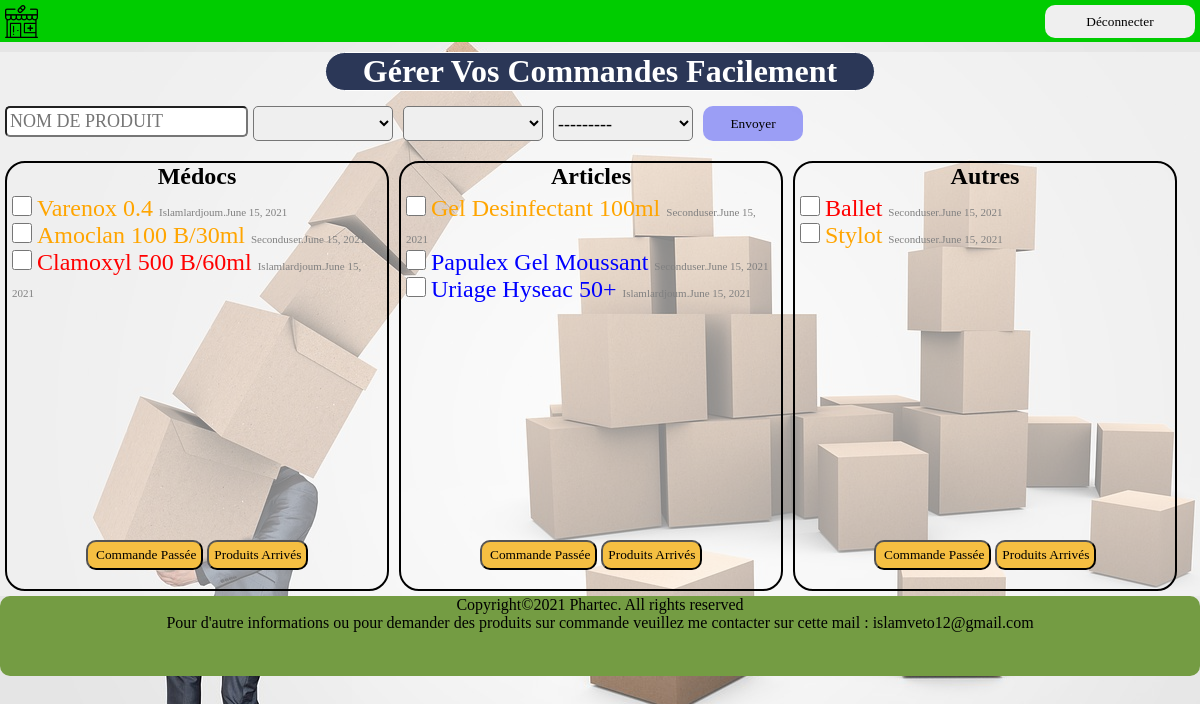
Page /orders/ (signed in) on the committed database.
### orders/models.py (models this page shows)
class Commande(models.Model):
	creation_date = models.DateField(auto_now_add=True)
	product = models.CharField(max_length=250)
	productype = models.CharField(max_length=100)
	username = models.ForeignKey(User, on_delete=models.CASCADE)
	tags = models.CharField(max_length=100)
	completed = models.BooleanField(default= False)

### orders/views.py (the view, shortened to what this page needs)
# urls.py: path('orders/', easyCmd, name="easycmd"),
@login_required(login_url='login')
def easyCmd(request):
	get_mdc = Commande.objects.filter(productype='Médicament').order_by('creation_date')
	get_art = Commande.objects.filter(productype='Article').order_by('creation_date')
	get_other = Commande.objects.filter(productype='Autres').order_by('creation_date')
	form = CmdForm(request.POST or None)
	context = {
	'mdcs' : get_mdc,'form' : form, 'arts': get_art,'autres' : get_other
	}
	return render(request,'index.html',context)

### orders/forms.py
class CmdForm(forms.ModelForm):
	class Meta:
		model = Commande
		fields = ['product','productype','tags','username']
		CTR_CHOICES = (
			('', ''),
			('Médicament','Médicament'),
			('Article','Article'),
			('Autres','Autres'))
		TAG_CHOICES = (
			('',''),
			('Rupture','Rupture'),
			('Faible','Faible'),
			('Ord','Ord')
			)
		labels = {
			'product':('Nom de produit'),
			'productype' : ('Le type de produit'),
			'tags' : ('Tager le produit'),
			'username' : ('Le Nom d\'utilisateur')
		}
		widgets = {
			'product': forms.TextInput(attrs={
			'id' : 'product',
			'class' : 'form-control ',
			'placeholder': 'Nom de Produit',
			'autofocus': 'True'
			}),
			'productype' : forms.Select(choices= CTR_CHOICES, attrs = {
				'id' : 'type',
				'class' : 'form-control ',
				'placeholder': 'Type De Produit'
				}),
			'tags' : forms.Select(choices= TAG_CHOICES, attrs={
				'id' : 'tag',
				'class' : 'form-control ',
				'placeholder': 'Tag de Produit'
				}),
			'username' : forms.Select(attrs = {
				'id' : 'user',
				'class' : 'form-control ',
				'placeholder': "Nom d'Utilisateur"
				})
		}

### orders/templates/index.html (shortened to what this page needs)
{% load static %}
<!DOCTYPE html>
<html>
<head>
	<link rel="stylesheet" type="text/css" href="{% static '/css/main.css'%}">
</head>
<body >
	<nav>
		<img src="{% static '/img/phi.png' %}" alt="pharmacy icon">
		<a href="{% url 'logout' %}"><button id="btn">Déconnecter</button></a>
	</nav>
	<div id="body">
		<div id="h1"><h1>Gérer Vos Commandes Facilement</h1> </div>
		<div id="form" class="form">
			<form method="POST" action="">{% csrf_token%}
			{{form.as_p}}
			<input type="submit" name="send" value="Envoyer" id="validbtn">
			</form>
		</div>
		<div id="container" class="container">
			<div id="medicament-container" class="medicament-container">
				<h2>Médocs</h2>
				<form id="medicament-form" class="medicament-form" method="POST" action="manage/">{% csrf_token %}
					<div id="mdc" class="mdc">
						{% for mdc in mdcs%}
							{% if mdc.completed == True %}
								<label class="{{mdc.tags}} done">
								<input type="checkbox" value="{{mdc.product}}" name="checks"   id="{{mdc.id}}">{{mdc.product}} <span class="sub">{{mdc.username}}.{{mdc.creation_date}} </span>
								</label><br>
							{% else %}
								<label class="{{mdc.tags}}">
								<input type="checkbox" value="{{mdc.product}}" name="checks"   id="{{mdc.id}}">{{mdc.product}} <span class="sub">{{mdc.username}}.{{mdc.creation_date}} </span>
								</label><br>
							{% endif %}
						{% endfor %}
					</div>
					<input type="submit" name="cmd" value=" Commande Passée" class="vbtn">
					<input type="submit" name="arr" value="Produits Arrivés" class="vbtn">
				</form>
			</div>
			<div id="article-container" class="article-container">
				<h2>Articles</h2>
				<form id="article-form" class="article-form" method="POST" action="manage/">{% csrf_token %}
					<div id="art" class="art">
						{% for art in arts%}
							{% if art.completed == True %}
								<label class="{{art.tags}} done">
								<input type="checkbox" value="{{art.product}}" name="checks"   id="{{art.id}}">{{art.product}} <span class="sub">{{art.username}}.{{art.creation_date}} </span>
								</label><br>
							{% else %}
								<label class="{{art.tags}}">
								<input type="checkbox" value="{{art.product}}" name="checks"   id="{{art.id}}">{{art.product}} <span class="sub">{{art.username}}.{{art.creation_date}} </span>
								</label><br>
							{% endif %}
						{% endfor %}
					</div>
					<input type="submit" name="cmd" value=" Commande Passée" class="vbtn">
					<input type="submit" name="arr" value="Produits Arrivés" class="vbtn">
				</form>
			</div>
			<div id="other-container" class="other-container">
				<h2>Autres</h2>
				<form id="other-form" class="other-form" method="POST" action="manage/">{% csrf_token %}
					<div id="other" class="other">
						{% for autre in autres%}
							{% if autre.completed == True %}
								<label class="{{autre.tags}} done">
								<input type="checkbox" value="{{autre.product}}" name="checks"   id="{{autre.id}}">{{autre.product}} <span class="sub">{{autre.username}}.{{autre.creation_date}} </span>
								</label><br>
							{% else %}
								<label class="{{autre.tags}}">
								<input type="checkbox" value="{{autre.product}}" name="checks"   id="{{autre.id}}">{{autre.product}} <span class="sub">{{autre.username}}.{{autre.creation_date}} </span>
								</label><br>
							{% endif%}
						{% endfor %}
					</div>
					<input type="submit" name="cmd" value=" Commande Passée" class="vbtn">
					<input type="submit" name="arr" value="Produits Arrivés" class="vbtn">
				</form>
			</div>
		</div>
		</div>
		<footer>
			<div class="footer">
				<p> Copyright©2021 Phartec. All rights reserved</p>
				<p>Pour d'autre informations ou pour demander des produits sur commande veuillez me contacter sur cette mail : islamveto12@gmail.com</p>
			</div>
		</footer>
</body>
</html>

### orders/static/css/main.css (style rules this page uses)
* { margin: 0; padding: 0; box-sizing: border-box; font-family: 'Baloo Tamma 2', cursive; }
body { background: url("/static/img/ph1.jpg"); height: 650px; }
#body { background-color: rgba(250, 250, 250, 0.5); }
#h1 { border: solid 1px; border-radius: 20px; background-color: #2b3757; color: white; text-align: center; width: 550px; margin: 10px auto; }
nav { background-color: #00cc00 ; height: 42px; }
img { height: 33px; margin: 5px; }
#btn { float: right; width: 150px; height: 33px; border-radius: 10px; border: none; margin: 5px; }
.form form { width: 100%; margin: 10px auto; display: flex; flex-wrap: wrap; }
#product { width: 98%; font-size: 18px; border-radius: 5px; padding: 3px; text-transform: uppercase; margin: 5px; margin-right: 10px; }
#type { width: 140px; font-size: 18px; border-radius: 5px; height: 35px; margin: 5px; }
#tag { width: 140px; font-size: 18px; border-radius: 5px; height: 35px; margin: 5px; }
#user { width: 140px; font-size: 18px; border-radius: 5px; height: 35px; margin: 5px; }
#validbtn { width: 100px; height: 35px; margin: 5px; border-radius: 10px; border: none; background-color: rgba(66, 72, 245, 0.5); }
.container { display: flex; flex-wrap: wrap; }
.medicament-container { width: 32%; border: solid 2px black; border-radius: 20px; height: 430px; margin: 5px; text-align: center; }
.article-container { width: 32%; border: solid 2px black; border-radius: 20px; height: 430px; margin: 5px; text-align: center; }
.other-container { width: 32%; border: solid 2px black; border-radius: 20px; height: 430px; margin: 5px; text-align: center; }
#mdc { height: 340px; margin: 5px; text-align: left; font-size: 24px; overflow: auto; }
#art { height: 340px; margin: 5px; text-align: left; font-size: 24px; overflow: auto; }
#other { height: 340px; margin: 5px; text-align: left; font-size: 24px; overflow: auto; }
.vbtn { border-radius: 10px; background-color: rgb(245, 191, 66); padding: 5px; }
input[type='checkbox'] { width:20px; height:20px; background:white; border-radius:5px; border:2px solid #555; margin-right: 5px; }
.sub { font-size: 11px; color: grey; }
label.Rupture { color: red; text-transform: capitalize; }
label.Faible { color: orange; text-transform: capitalize; }
label.Ord { color: blue; text-transform: capitalize; }
.footer { text-align: center; background-color:#749c43 ; height: 80px; border-radius: 10px; }

### rows in the picture
Commande: product "Varenox 0.4", username "Islamlardjoum", creation_date "June 15, 2021"
Commande: product "Amoclan 100 B/30ml", username "Seconduser", creation_date "June 15, 2021"
Commande: product "Clamoxyl 500 B/60ml", username "Islamlardjoum", creation_date "June 15, 2021"
Commande: product "Gel Desinfectant 100ml", username "Seconduser", creation_date "June 15, 2021"
Commande: product "Papulex Gel Moussant", username "Seconduser", creation_date "June 15, 2021"
Commande: product "Uriage Hyseac 50+", username "Islamlardjoum", creation_date "June 15, 2021"
Commande: product "Ballet", username "Seconduser", creation_date "June 15, 2021"
Commande: product "Stylot", username "Seconduser", creation_date "June 15, 2021"
